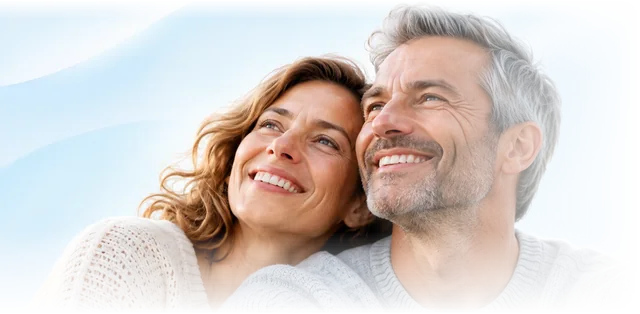
#> input picture maquette/images-site/couple.webp, 640 x 314 px
$ python couple.py ../images-site/couple.webp ../images-site/couple.webp
#> lines starting #> are read from the running program, lines starting #| are printed output that depends on the picture
import sys
from PIL import Image
# Photo du couple de l'en-tête (Fabrice, 12/11/2026) : recadrage de la photo fournie (têtes et épaules), puis bords fondus en
# transparence pour qu'elle se fonde dans le ciel de la page, sans coupure visible (Fabrice, 13/11/2026 : « la on voit
# vraiment les coupure ») : fondu large à gauche (côté titre), plus court à droite, en haut et en bas.
# Usage : python3 -I maquette/outils/couple.py <photo source> maquette/images-site/couple.webp
src, dst = sys.argv[1], sys.argv[2]
im = Image.open(src).convert("RGB")
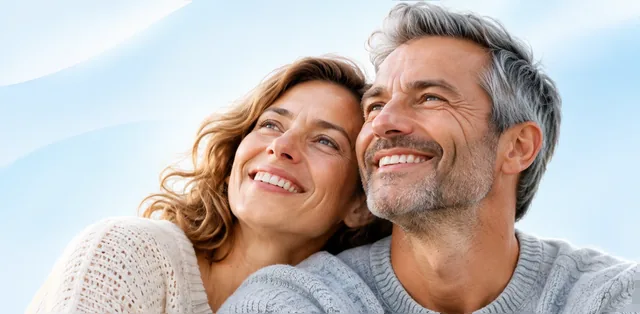
#> im: PIL image 640x314 RGB; mean R, G, B 191.4, 182.3, 179.1
W, H = im.size
#> W = 640; H = 314
haut, bas = int(H * 0.035), int(H * 0.69)            # des cheveux aux épaules
#> haut = 10; bas = 216
im = im.crop((0, haut, W, bas))
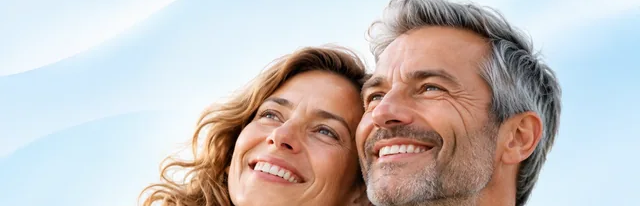
#> im: PIL image 640x206 RGB; mean R, G, B 196.1, 188.3, 185.9
w, h = 640, round(640 * im.height / im.width)
#> w = 640; h = 206
im = im.resize((w, h), Image.LANCZOS).convert("RGBA")
#> im: PIL image 640x206 RGBA
def lisse(t):                                          # 0 -> 1 en douceur (début et fin sans cassure)
    t = max(0.0, min(1.0, t)); return t * t * (3 - 2 * t)
GAUCHE, DROITE, HAUT, BAS = 0.48, 0.16, 0.22, 0.28     # part de la largeur ou de la hauteur fondue de chaque côté
ax = [lisse(x / (w * GAUCHE)) * lisse((w - 1 - x) / (w * DROITE)) for x in range(w)]
ay = [lisse(y / (h * HAUT)) * lisse((h - 1 - y) / (h * BAS)) for y in range(h)]
masque = Image.new("L", (w, h))
#> masque: PIL image 640x206 L; every value is 0
masque.putdata([round(255 * ax[x] * ay[y]) for y in range(h) for x in range(w)])
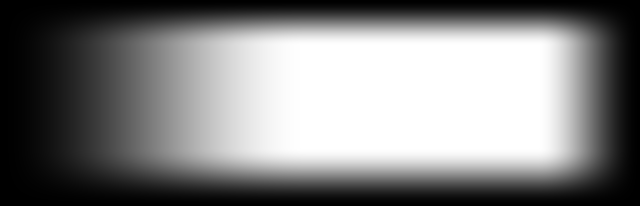
#> masque: PIL image 640x206 L; min 0, max 255, mean 128.9
im.putalpha(masque)
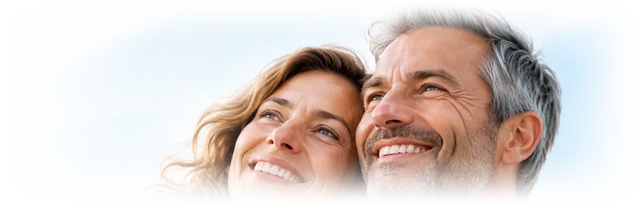
#> im: PIL image 640x206 RGBA; mean R, G, B, A 196.1, 188.3, 185.9, 128.9; transparent parts drawn white
im.save(dst, "WEBP", quality=82, method=6)
print(dst, im.size)
#| ../images-site/couple.webp (640, 206)
